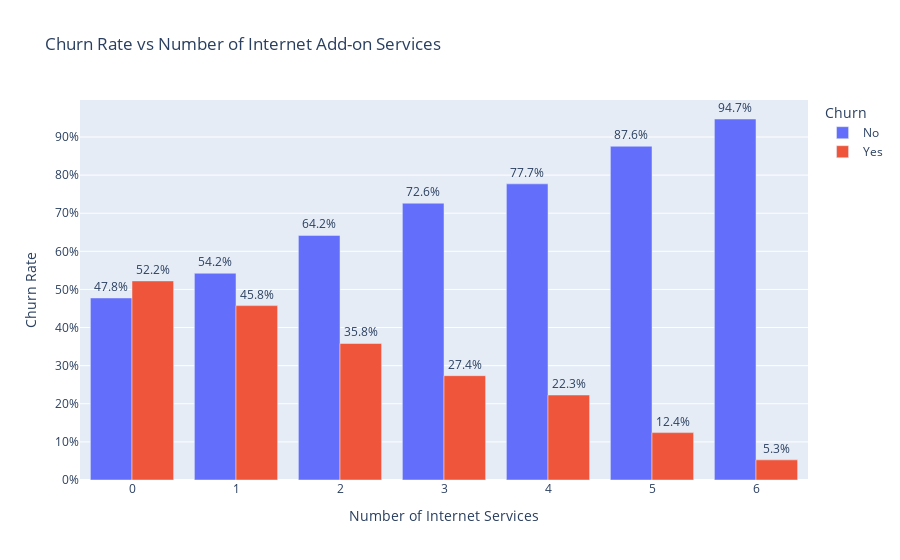

The cell this chart's notebook holds for it:
### Markdown cell above
#### **Internet Add-on services Analysis**
##### 1. Bar Plot for Number of Internet Serivce by Churn

### Code cell
# Bar plot for NumInternetServices vs Churn rate
selected_churn = ["No", "Yes"]
filtered_df = df[df["InternetService"] != "No"]
filtered_churn = filtered_df.groupby("NumInternetServices")["Churn"].value_counts(normalize=True).unstack().fillna(0).reset_index()

# Melt the dataframe for plotly
melted_churn = filtered_churn.melt(id_vars="NumInternetServices", value_vars=selected_churn,
								   var_name="Churn", value_name="Rate")

import plotly.express as px
fig = px.bar(melted_churn, x="NumInternetServices", y="Rate", color="Churn",
			 barmode="group", title="Churn Rate vs Number of Internet Add-on Services",
			 labels={"Rate": "Churn Rate", "NumInternetServices": "Number of Internet Services"})
fig.update_traces(texttemplate='%{y:.1%}', textposition='outside')
fig.update_layout(yaxis_tickformat=".0%")
fig.show()

### Figure 1 — Plotly figure (JSON) as saved in the notebook; plotly's stock layout.template omitted (floating-point values rounded to 4 significant figures)
{"data": [{"alignmentgroup": "True", "hovertemplate": "Churn=No<br>Number of Internet Services=%{x}<br>Churn Rate=%{y}<extra></extra>", "legendgroup": "No", "marker": {"color": "#636efa", "pattern": {"shape": ""}}, "name": "No", "offsetgroup": "No", "orientation": "v", "showlegend": true, "textposition": "outside", "texttemplate": "%{y:.1%}", "type": "bar", "x": [0, 1, 2, 3, 4, 5, 6], "xaxis": "x", "y": [0.4776, 0.5424, 0.6418, 0.7263, 0.777, 0.8757, 0.9472], "yaxis": "y"}, {"alignmentgroup": "True", "hovertemplate": "Churn=Yes<br>Number of Internet Services=%{x}<br>Churn Rate=%{y}<extra></extra>", "legendgroup": "Yes", "marker": {"color": "#EF553B", "pattern": {"shape": ""}}, "name": "Yes", "offsetgroup": "Yes", "orientation": "v", "showlegend": true, "textposition": "outside", "texttemplate": "%{y:.1%}", "type": "bar", "x": [0, 1, 2, 3, 4, 5, 6], "xaxis": "x", "y": [0.5224, 0.4576, 0.3582, 0.2737, 0.223, 0.1243, 0.05282], "yaxis": "y"}], "layout": {"barmode": "group", "legend": {"title": {"text": "Churn"}, "tracegroupgap": 0}, "title": {"text": "Churn Rate vs Number of Internet Add-on Services"}, "xaxis": {"anchor": "y", "domain": [0, 1], "title": {"text": "Number of Internet Services"}}, "yaxis": {"anchor": "x", "domain": [0, 1], "tickformat": ".0%", "title": {"text": "Churn Rate"}}}}
